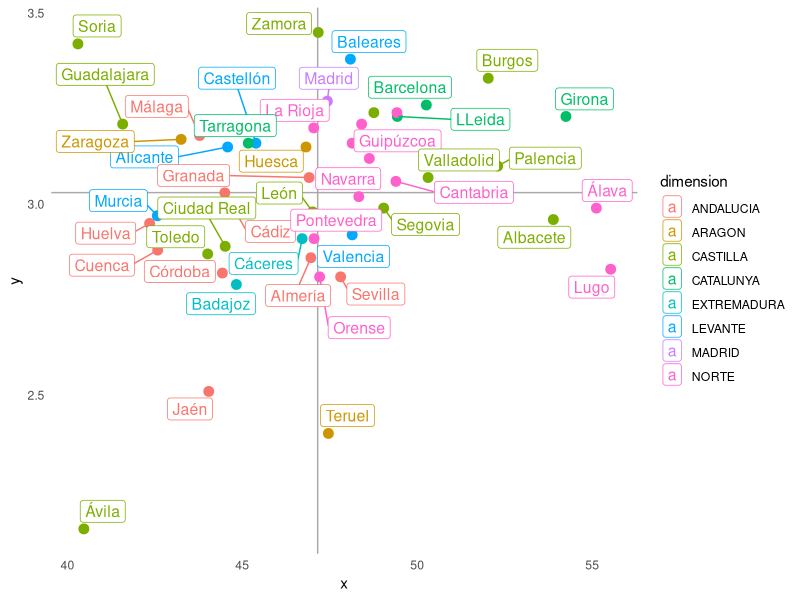

The R source for this figure:
library(FactoMineR)
library(ggplot2)
library(ggrepel)
library(readxl)

grafico <- as.data.frame(read_excel("ejemplo XY.xlsx", 1))
etiquetax <- names(grafico)[2]
etiquetay <- names(grafico)[3]
names(grafico) <- c("etiqueta","x","y","dimension")

output <- ggplot(grafico, aes(x, y, label=row.names(grafico))) +
  geom_hline(yintercept=mean(grafico$y), color="darkgrey") +
  geom_vline(xintercept=mean(grafico$x), color="darkgrey") +
  #scale_colour_brewer() +
  geom_point(size=3, aes(colour=dimension)) +
  geom_label_repel(size=4, force=5, aes(label=etiqueta, colour = dimension)) +
  theme_minimal() +
  theme(axis.ticks.x = element_blank()) +
  theme(axis.ticks.y = element_blank()) +
  
  #theme(panel.border = element_rect(fill = NA, colour = "lightgray", size = 0.5)) +
  theme(panel.grid.major = element_blank()) +
  theme(panel.grid.minor = element_blank()) +
  theme(panel.border = element_blank())
  
print(output)
